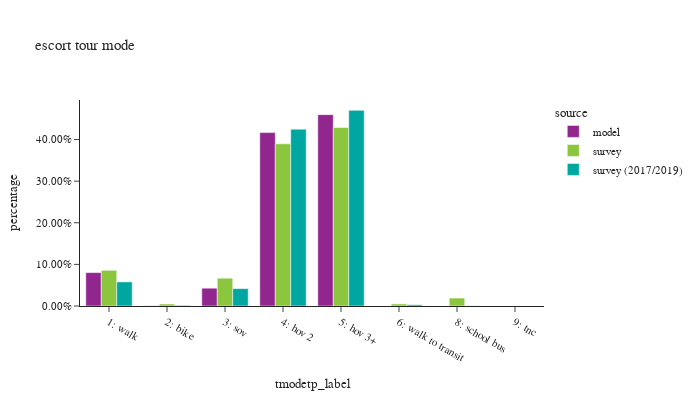

The notebook cell saved with this chart:
### Code cell
df_plot = es_tour.groupby(['source','tmodetp_label'])['toexpfac'].sum().reset_index()
df_plot['percentage'] = df_plot.groupby(['source'], group_keys=False)['toexpfac']. \
    apply(lambda x: x / float(x.sum()))

df_plot_ct = es_tour.groupby(['source','tmodetp_label'])['toexpfac'].count().reset_index(). \
    rename(columns={'toexpfac':'sample count'})
df_plot = df_plot.merge(df_plot_ct, on=['source','tmodetp_label'])

fig = px.bar(df_plot.sort_values(by=['source']), x="tmodetp_label", y="percentage", color="source",
             barmode="group",hover_data=['sample count'],title="escort tour mode")
fig.update_layout(height=400, width=700, font=dict(size=11),
                  xaxis = dict(dtick = 1, categoryorder='category ascending'),
                  yaxis=dict(tickformat=".2%"))
fig.show()

### Figure 1 — Plotly figure (JSON) as saved in the notebook; plotly's stock layout.template omitted (floating-point values rounded to 4 significant figures)
{"data": [{"alignmentgroup": "True", "customdata": [[61212], [298], [32645], [317825], [350751]], "hovertemplate": "source=model<br>tmodetp_label=%{x}<br>percentage=%{y}<br>sample count=%{customdata[0]}<extra></extra>", "legendgroup": "model", "marker": {"color": "#91268F", "pattern": {"shape": ""}}, "name": "model", "offsetgroup": "model", "orientation": "v", "showlegend": true, "textposition": "auto", "type": "bar", "x": ["1: walk", "2: bike", "3: sov", "4: hov 2", "5: hov 3+"], "xaxis": "x", "y": [0.08025, 0.0003907, 0.0428, 0.4167, 0.4599], "yaxis": "y"}, {"alignmentgroup": "True", "customdata": [[1], [7], [290], [14], [69], [19], [113], [367]], "hovertemplate": "source=survey<br>tmodetp_label=%{x}<br>percentage=%{y}<br>sample count=%{customdata[0]}<extra></extra>", "legendgroup": "survey", "marker": {"color": "#8CC63E", "pattern": {"shape": ""}}, "name": "survey", "offsetgroup": "survey", "orientation": "v", "showlegend": true, "textposition": "auto", "type": "bar", "x": ["9: tnc", "8: school bus", "5: hov 3+", "6: walk to transit", "3: sov", "2: bike", "1: walk", "4: hov 2"], "xaxis": "x", "y": [8.244e-06, 0.01908, 0.4289, 0.004973, 0.06676, 0.004786, 0.08579, 0.3897], "yaxis": "y"}, {"alignmentgroup": "True", "customdata": [[3], [163], [8], [45], [652], [489], [28], [1]], "hovertemplate": "source=survey (2017/2019)<br>tmodetp_label=%{x}<br>percentage=%{y}<br>sample count=%{customdata[0]}<extra></extra>", "legendgroup": "survey (2017/2019)", "marker": {"color": "#00A7A0", "pattern": {"shape": ""}}, "name": "survey (2017/2019)", "offsetgroup": "survey (2017/2019)", "orientation": "v", "showlegend": true, "textposition": "auto", "type": "bar", "x": ["8: school bus", "1: walk", "2: bike", "3: sov", "4: hov 2", "5: hov 3+", "6: walk to transit", "9: tnc"], "xaxis": "x", "y": [0.0003253, 0.05802, 0.001558, 0.04177, 0.425, 0.4703, 0.002986, 2.536e-05], "yaxis": "y"}], "layout": {"barmode": "group", "font": {"size": 11}, "height": 400, "legend": {"title": {"text": "source"}, "tracegroupgap": 0}, "title": {"text": "escort tour mode"}, "width": 700, "xaxis": {"anchor": "y", "categoryorder": "category ascending", "domain": [0.0, 1.0], "dtick": 1, "title": {"text": "tmodetp_label"}}, "yaxis": {"anchor": "x", "domain": [0.0, 1.0], "tickformat": ".2%", "title": {"text": "percentage"}}}}
